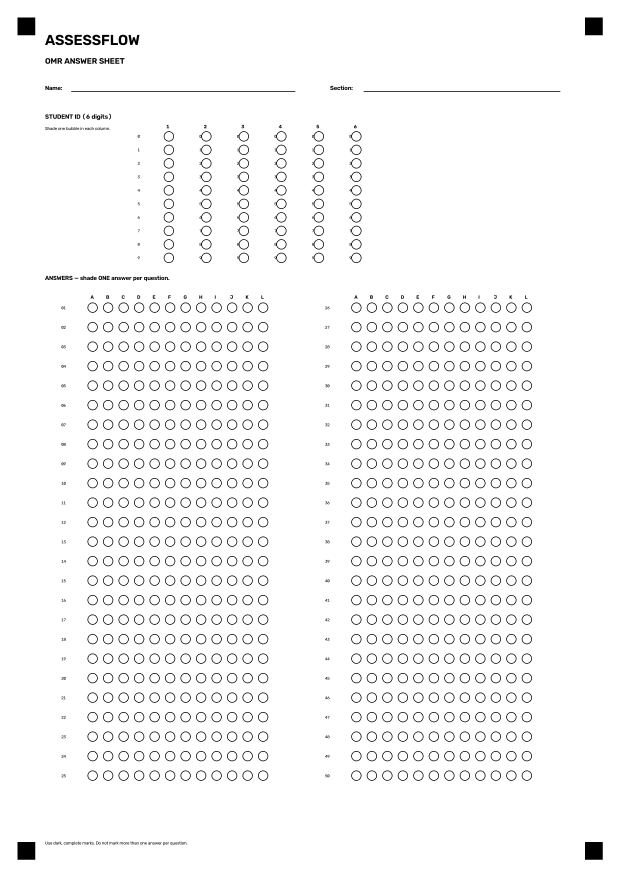
#> input picture resources/answer_sheets/AssessFlow_V1_Answer_Sheet.png, 2480 x 3508 px (shown at 1/4 size)
$ python detect_answers.py
#> lines starting #> are read from the running program, lines starting #| are printed output that depends on the picture
### omr/detect_scan.py
from pathlib import Path
import sys

import cv2
import numpy as np

try:
    from .layout import (
        CHOICES,
        PAGE_HEIGHT as REFERENCE_HEIGHT,
        PAGE_WIDTH as REFERENCE_WIDTH,
        QUESTIONS,
        SAMPLE_RADIUS,
        get_question_bubble_position,
    )
except ImportError:
    from layout import (
        CHOICES,
        PAGE_HEIGHT as REFERENCE_HEIGHT,
        PAGE_WIDTH as REFERENCE_WIDTH,
        QUESTIONS,
        SAMPLE_RADIUS,
        get_question_bubble_position,
    )


# ============================================================
# AssessFlow V1 — Scanned OMR Detector
#
# Features:
# - Registration marker detection
# - Perspective alignment
# - Inner bubble sampling
# - Blank detection
# - Single-answer detection
# - Multiple-mark detection
# ============================================================


# ============================================================
# STANDARD ANSWER SHEET
# ============================================================

DARK_PIXEL_THRESHOLD = 180


# ============================================================
# MULTIPLE-MARK DETECTION
# ============================================================

# A bubble needs at least this much shading to be considered
# a possible marked bubble.
MIN_MARK_SCORE = 0.40


# The bubble must also be sufficiently darker than the
# background level of the other bubbles.
MIN_BACKGROUND_GAP = 0.12


# ============================================================
# ROBUST BUBBLE SAMPLING
# ============================================================

# When sampling a bubble, search within this radius for the
# darkest point and sample there. This handles marks that
# are offset from the expected bubble center due to
# hand-marking variation.
BUBBLE_SEARCH_RADIUS = 25


# ============================================================
# DEBUG
# ============================================================

DEBUG_SAMPLE_RADIUS = SAMPLE_RADIUS


# ============================================================
# REGISTRATION MARKERS
# ============================================================

REFERENCE_MARKERS = np.float32([
    [105, 105],
    [2375, 105],
    [2375, 3433],
    [105, 3433],
])


# ============================================================
# FILE PATHS
# ============================================================

PROJECT_DIR = Path(__file__).resolve().parent.parent

DEFAULT_INPUT = (
    PROJECT_DIR
    / "resources"
    / "samples"
    / "my_scan.jpeg"
)

ALIGNED_FILE = (
    PROJECT_DIR
    / "resources"
    / "samples"
    / "aligned_scan.png"
)

OUTPUT_FILE = (
    PROJECT_DIR
    / "resources"
    / "samples"
    / "scan_result.png"
)


# ============================================================
# IMAGE LOADING
# ============================================================

def load_image(path):
    """Load an image from disk."""

    image = cv2.imread(str(path))
#> image is the input picture: shape (3508, 2480, 3); min 0, max 255, mean 246.7

    if image is None:
        raise FileNotFoundError(
            f"Could not open image:\n{path}"
        )

    return image


# ============================================================
# FIND ONE REGISTRATION MARKER
# ============================================================

# [305 lines left out: functions find_marker_in_corner, find_registration_markers, align_scan, not called in this run]


# ============================================================
# BUBBLE POSITION
# ============================================================

def get_bubble_position(
    question_number,
    choice,
):
    """Return the center of a bubble in the shared sheet layout."""

    return get_question_bubble_position(question_number, choice)


# ============================================================
# CIRCULAR MASK
# ============================================================

def create_circular_mask(radius):
    """Create a circular sampling mask."""

    diameter = (
        radius * 2
        + 1
    )

    center = radius

    y, x = np.ogrid[
        :diameter,
        :diameter
    ]

    distance_squared = (
        (x - center) ** 2
        +
        (y - center) ** 2
    )

    return (
        distance_squared
        <= radius ** 2
    )


# ============================================================
# BUBBLE SHADING
# ============================================================

def calculate_bubble_shading(
    gray,
    center_x,
    center_y,
):
    """
    Measure shading inside a bubble, robust to mark offset.

    First samples at the expected center. If the shading is
    in the ambiguous zone (near the detection threshold),
    searches within BUBBLE_SEARCH_RADIUS for the darkest
    point and re-samples there. This handles marks that are
    shifted from the expected bubble center due to normal
    hand-marking variation.

    The search is skipped when standard shading is very low
    (clearly blank) to avoid picking up adjacent labels or
    features.
    """

    radius = SAMPLE_RADIUS

    # --------------------------------------------------------
    # Standard shading at the expected center.
    # --------------------------------------------------------

    standard = _sample_shading(
        gray, center_x, center_y, radius
    )

    # --------------------------------------------------------
    # If standard shading is very low, the bubble is clearly
    # blank. Skip the wider search to avoid picking up
    # adjacent labels or text on the answer sheet.
    # --------------------------------------------------------

    if standard < 0.10:
        return standard

    # --------------------------------------------------------
    # Search for the darkest pixel within the search radius.
    # This catches marks that are offset from the expected
    # center due to hand-marking variation.
    # --------------------------------------------------------

    sr = BUBBLE_SEARCH_RADIUS

    y1 = max(0, center_y - sr)
    y2 = min(gray.shape[0], center_y + sr + 1)
    x1 = max(0, center_x - sr)
    x2 = min(gray.shape[1], center_x + sr + 1)

    region = gray[y1:y2, x1:x2]

    if region.size == 0:
        return standard

    min_loc = np.unravel_index(
        region.argmin(), region.shape
    )

    dark_x = x1 + min_loc[1]
    dark_y = y1 + min_loc[0]

    # --------------------------------------------------------
    # If the darkest point is essentially at the center,
    # the standard result is already optimal.
    # --------------------------------------------------------

    offset = np.sqrt(
        (dark_x - center_x) ** 2
        +
        (dark_y - center_y) ** 2
    )

    if offset < 3:
        return standard

    # --------------------------------------------------------
    # Sample shading at the darkest point.
    # --------------------------------------------------------

    at_darkest = _sample_shading(
        gray, dark_x, dark_y, radius
    )

    return max(standard, at_darkest)


def _sample_shading(gray, center_x, center_y, radius):
    """Sample shading at a specific point (internal helper)."""

    x1 = center_x - radius
    y1 = center_y - radius

    x2 = center_x + radius
    y2 = center_y + radius

    if (
        x1 < 0
        or y1 < 0
        or x2 >= gray.shape[1]
        or y2 >= gray.shape[0]
    ):
        return 0.0

    roi = gray[
        y1:y2 + 1,
        x1:x2 + 1
    ]

    mask = create_circular_mask(
        radius
    )

    pixels = roi[mask]

    if pixels.size == 0:
        return 0.0

    dark_pixels = (
        pixels
        < DARK_PIXEL_THRESHOLD
    )

    return float(
        np.mean(dark_pixels)
    )


# ============================================================
# DETECT ONE QUESTION
# ============================================================

def detect_question_answer(
    gray,
    question_number,
):
    """
    Detect:

        - BLANK
        - A/B/C/D
        - MULTIPLE
    """

    scores = {}

    # --------------------------------------------------------
    # Measure all four bubbles.
    # --------------------------------------------------------

    for choice in CHOICES:

        x, y = get_bubble_position(
            question_number,
            choice,
        )

        scores[choice] = (
            calculate_bubble_shading(
                gray,
                x,
                y,
            )
        )

    # --------------------------------------------------------
    # Sort from darkest to lightest.
    # --------------------------------------------------------

    sorted_choices = sorted(
        CHOICES,
        key=lambda choice: scores[choice],
        reverse=True,
    )

    # --------------------------------------------------------
    # Determine background level.
    #
    # The median is useful because it represents the normal
    # appearance of the mostly-unmarked bubbles.
    # --------------------------------------------------------

    score_values = [
        scores[choice]
        for choice in CHOICES
    ]

    background_level = float(
        np.median(score_values)
    )

    # --------------------------------------------------------
    # Determine which bubbles are genuinely marked.
    #
    # A bubble must:
    #
    # 1. Have enough absolute shading.
    #
    # AND
    #
    # 2. Be sufficiently darker than the background.
    # --------------------------------------------------------

    marked_choices = []

    for choice in CHOICES:

        score = scores[choice]

        if (
            score >= MIN_MARK_SCORE
            and
            score >= (
                background_level
                + MIN_BACKGROUND_GAP
            )
        ):

            marked_choices.append(
                choice
            )

    # --------------------------------------------------------
    # BLANK
    # --------------------------------------------------------

    if len(marked_choices) == 0:

        return "BLANK", scores

    # --------------------------------------------------------
    # MULTIPLE MARK
    # --------------------------------------------------------

    if len(marked_choices) >= 2:

        return "MULTIPLE", scores

    # --------------------------------------------------------
    # SINGLE ANSWER
    # --------------------------------------------------------

    return marked_choices[0], scores


# ============================================================
# DEBUG IMAGE
# ============================================================

def create_debug_image(
    image,
    answers,
):
    """
    Blue = actual sampling area.

    Red = single detected answer.

    Orange = multiple-mark question.
    """

    debug_image = image.copy()

    for question_number in range(
        1,
        QUESTIONS + 1,
    ):

        answer = answers[
            question_number
        ]

        # ----------------------------------------------------
        # Draw all sampling areas.
        # ----------------------------------------------------

        for choice in CHOICES:

            x, y = get_bubble_position(
                question_number,
                choice,
            )

            # Blue = actual sampling area.
            cv2.circle(
                debug_image,
                (x, y),
                DEBUG_SAMPLE_RADIUS,
                (255, 0, 0),
                2,
            )

            # Center point.
            cv2.circle(
                debug_image,
                (x, y),
                2,
                (255, 0, 0),
                -1,
            )

        # ----------------------------------------------------
        # Single answer.
        # ----------------------------------------------------

        if answer in CHOICES:

            x, y = get_bubble_position(
                question_number,
                answer,
            )

            cv2.circle(
                debug_image,
                (x, y),
                DEBUG_SAMPLE_RADIUS + 4,
                (0, 0, 255),
                3,
            )

        # ----------------------------------------------------
        # Multiple mark.
        # ----------------------------------------------------

        elif answer == "MULTIPLE":

            for choice in CHOICES:

                x, y = get_bubble_position(
                    question_number,
                    choice,
                )

                # Yellow/orange outline around the question's
                # bubble locations.
                cv2.circle(
                    debug_image,
                    (x, y),
                    DEBUG_SAMPLE_RADIUS + 4,
                    (0, 165, 255),
                    2,
                )

    return debug_image


# ============================================================
# MAIN DETECTOR
# ============================================================

# [187 lines left out: function detect_scan, not called in this run]


# ============================================================
# RUN
# ============================================================

# [15 lines that do not run on import are left out]

### omr/layout.py
"""Shared geometry for the AssessFlow V1 answer sheet and OMR scanner."""

PAGE_WIDTH = 2480
PAGE_HEIGHT = 3508
QUESTIONS = 50
CHOICES = list("ABCDEFGHIJKL")

STUDENT_ID_DIGITS = 6
STUDENT_ID_VALUES = list(range(10))

DARK_PIXEL_THRESHOLD = 180
BUBBLE_RADIUS = 19
SAMPLE_RADIUS = 9

QUESTION_COLUMNS = 2
QUESTIONS_PER_COLUMN = QUESTIONS // QUESTION_COLUMNS
ANSWER_TOP = 1230
ANSWER_ROW_HEIGHT = 78
QUESTION_X = [245, 1300]
CHOICE_X = [[370 + 62 * index for index in range(12)], [1425 + 62 * index for index in range(12)]]

STUDENT_ID_TOP = 545
STUDENT_ID_ROW_HEIGHT = 54
STUDENT_ID_X = [675 + 150 * index for index in range(STUDENT_ID_DIGITS)]


def get_question_bubble_position(question_number, choice):
    """Return the center point of one answer bubble."""
    if not 1 <= question_number <= QUESTIONS:
        raise ValueError(f"Question number must be between 1 and {QUESTIONS}.")
    if choice not in CHOICES:
        raise ValueError(f"Choice must be one of: {', '.join(CHOICES)}.")
    column = (question_number - 1) // QUESTIONS_PER_COLUMN
    row = (question_number - 1) % QUESTIONS_PER_COLUMN
    choice_index = CHOICES.index(choice)
    return CHOICE_X[column][choice_index], ANSWER_TOP + row * ANSWER_ROW_HEIGHT


# [7 lines left out: function get_student_id_bubble_position, not called in this run]

### omr/detect_answers.py
"""Direct detector for a generated, already-aligned answer sheet."""

from pathlib import Path

import cv2

try:
    from .detect_scan import create_debug_image, detect_question_answer, load_image
    from .layout import CHOICES, QUESTIONS
except ImportError:
    from detect_scan import create_debug_image, detect_question_answer, load_image
    from layout import CHOICES, QUESTIONS


PROJECT_DIR = Path(__file__).resolve().parent.parent
INPUT_FILE = PROJECT_DIR / "resources" / "answer_sheets" / "AssessFlow_V1_Answer_Sheet.png"
OUTPUT_FILE = PROJECT_DIR / "resources" / "samples" / "detected_answers.png"


def detect_answers(input_file=INPUT_FILE, output_file=OUTPUT_FILE):
    """Detect all A–L answer marks from an aligned image."""
    image = load_image(input_file)
    gray = cv2.cvtColor(image, cv2.COLOR_BGR2GRAY)
    answers = {}

    for question_number in range(1, QUESTIONS + 1):
        answer, scores = detect_question_answer(gray, question_number)
        answers[question_number] = answer
        score_text = " ".join(f"{choice}={scores[choice]:.2f}" for choice in CHOICES)
        print(f"{question_number:02}. {answer:8} {score_text}")
#> this loop made 50 passes
#| 01. BLANK    A=0.00 B=0.00 C=0.00 D=0.00 E=0.00 F=0.00 G=0.00 H=0.00 I=0.00 J=0.00 K=0.00 L=0.00
#| 02. BLANK    A=0.00 B=0.00 C=0.00 D=0.00 E=0.00 F=0.00 G=0.00 H=0.00 I=0.00 J=0.00 K=0.00 L=0.00
#| 03. BLANK    A=0.00 B=0.00 C=0.00 D=0.00 E=0.00 F=0.00 G=0.00 H=0.00 I=0.00 J=0.00 K=0.00 L=0.00
#| 04. BLANK    A=0.00 B=0.00 C=0.00 D=0.00 E=0.00 F=0.00 G=0.00 H=0.00 I=0.00 J=0.00 K=0.00 L=0.00
#| 05. BLANK    A=0.00 B=0.00 C=0.00 D=0.00 E=0.00 F=0.00 G=0.00 H=0.00 I=0.00 J=0.00 K=0.00 L=0.00
#| 06. BLANK    A=0.00 B=0.00 C=0.00 D=0.00 E=0.00 F=0.00 G=0.00 H=0.00 I=0.00 J=0.00 K=0.00 L=0.00
#| 07. BLANK    A=0.00 B=0.00 C=0.00 D=0.00 E=0.00 F=0.00 G=0.00 H=0.00 I=0.00 J=0.00 K=0.00 L=0.00
#| 08. BLANK    A=0.00 B=0.00 C=0.00 D=0.00 E=0.00 F=0.00 G=0.00 H=0.00 I=0.00 J=0.00 K=0.00 L=0.00
#> (further printed lines are left out)
#> after the loop, answers = 50 items

    cv2.imwrite(str(output_file), create_debug_image(image, answers))
#> after the loop in create_debug_image, `for question_number in range(`:
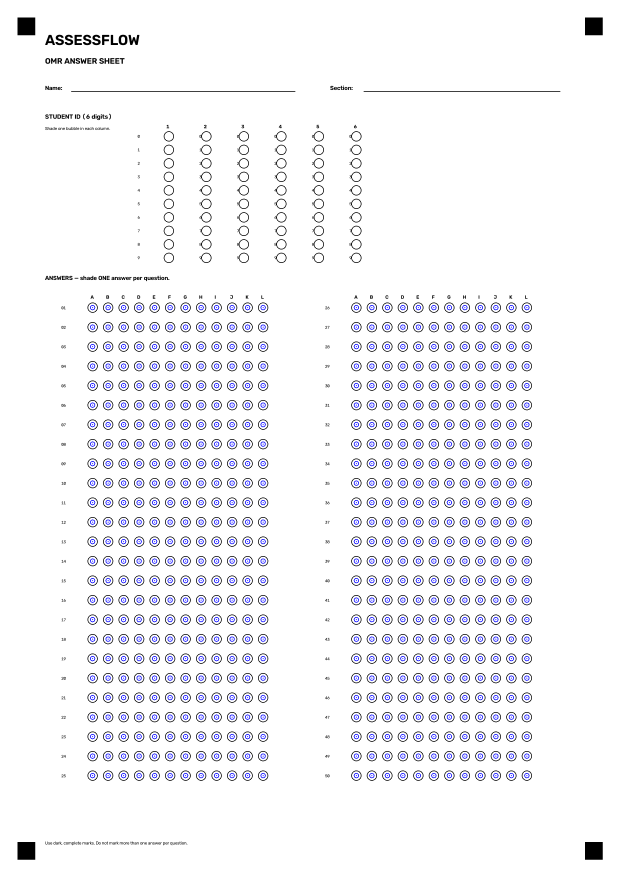
#> debug_image: shape (3508, 2480, 3) (shown at 1/4 size); mean B, G, R 246.7, 243.5, 243.5
    return answers


if __name__ == "__main__":
    detect_answers()
